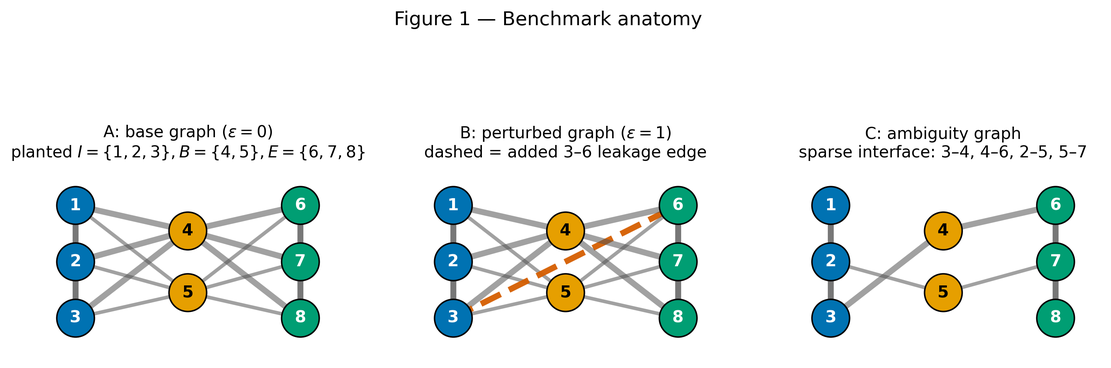
#> input picture stage2/figures/fig1_anatomy.png, 1111 x 368 px, shrunk from 3138 x 1038 before the run; its folder holds 4 pictures in this run
$ python make_contact_sheet.py
#> lines starting #> are read from the running program, lines starting #| are printed output that depends on the picture
import os
import matplotlib
matplotlib.use("Agg")
import matplotlib.pyplot as plt
import matplotlib.image as mpimg

FIGDIR = os.path.join(os.path.dirname(__file__), "figures")

FIGURES = [
    ("fig1_anatomy", "Fig 1: Benchmark anatomy"),
    ("fig2_boundary_vs_leakage", "Fig 2: Boundary complexity vs. leakage"),
    ("fig3_epsilon_curve", "Fig 3: Exact blanket -> graded (eps sweep)"),
    ("fig4_hidden_variable", "Fig 4: Observer/representation dependence"),
    ("fig5_finite_sample", "Fig 5: Finite-sample inference"),
    ("fig6_graded_membership", "Fig 6: Graded membership stability"),
    ("fig7_ambiguity", "Fig 7: Structural ambiguity"),
    ("fig8_ou_dynamics", "Fig 8: Static blanket vs. finite-time dynamics"),
]

if __name__ == "__main__":
    fig, axes = plt.subplots(4, 2, figsize=(14, 20))
    axes = axes.flatten()
    for ax, (fname, label) in zip(axes, FIGURES):
        path = os.path.join(FIGDIR, fname + ".png")
        if os.path.exists(path):
            img = mpimg.imread(path)
#> img is the input picture: shape (368, 1111, 4) float32; mean R, G, B, A 0.919, 0.937, 0.929, 1
            ax.imshow(img)
        else:
            ax.text(0.5, 0.5, "MISSING: " + fname, ha="center", va="center")
        ax.set_title(label, fontsize=11)
        ax.axis("off")
    fig.suptitle("Contact sheet — all benchmark figures", fontsize=15, y=1.0)
    fig.tight_layout(rect=[0, 0, 1, 0.98])
    outpath = os.path.join(FIGDIR, "contact_sheet")
    fig.savefig(outpath + ".png", bbox_inches="tight", dpi=150)
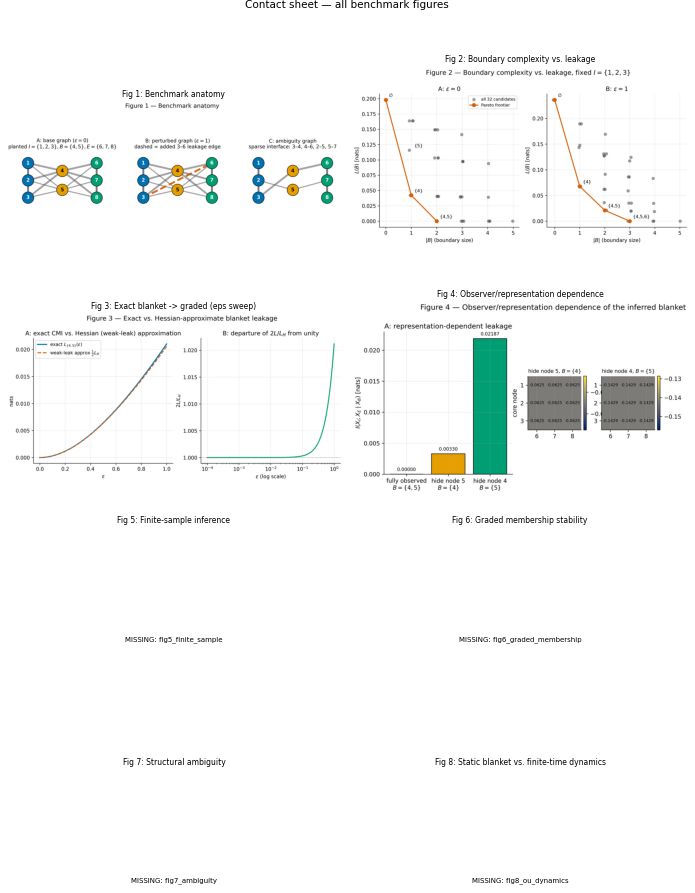
#> figure drawn by matplotlib, 4 panels
    fig.savefig(outpath + ".pdf", bbox_inches="tight")
    plt.close(fig)
    print("Contact sheet saved to", outpath + ".png/.pdf")
